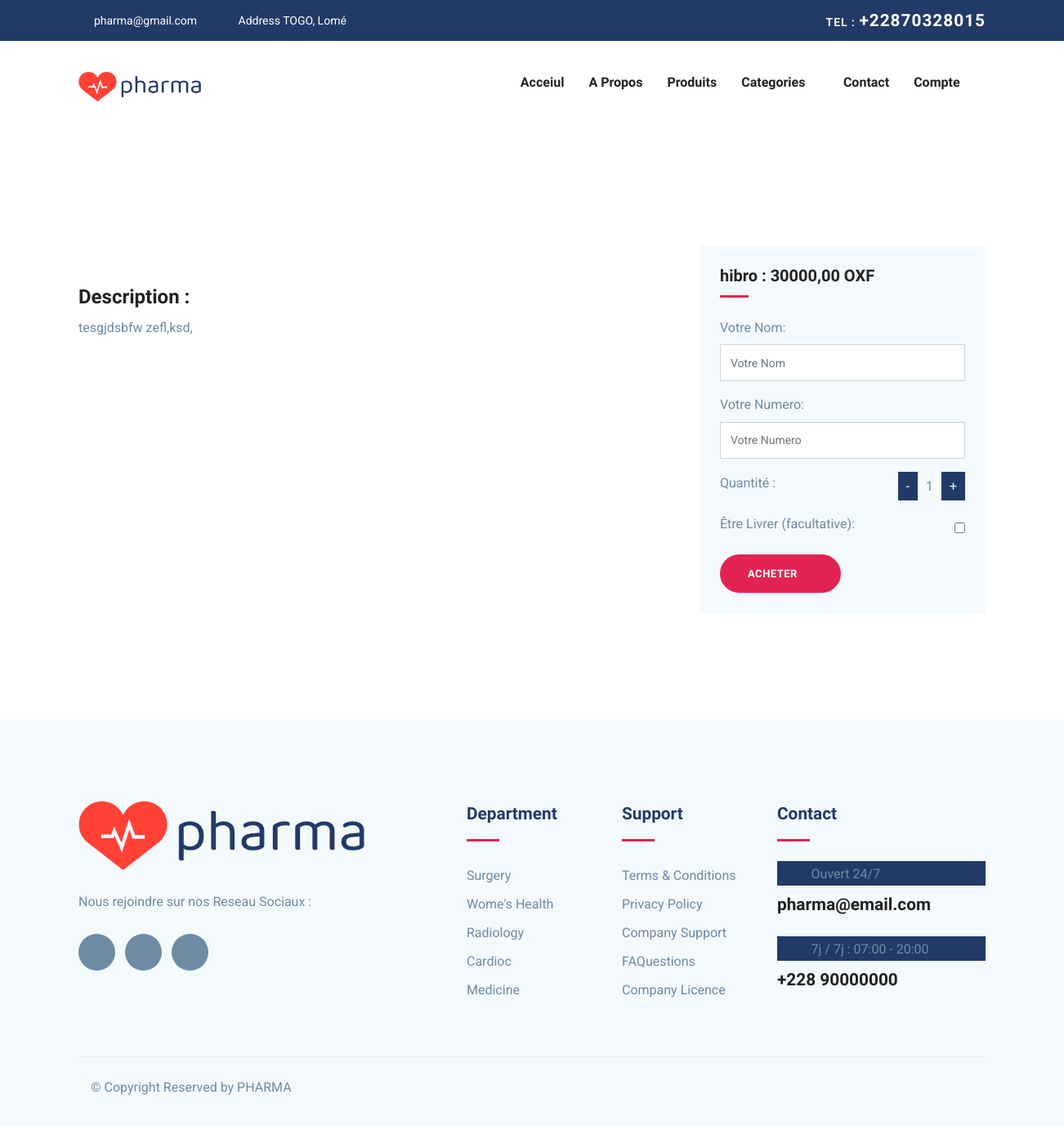
/singleproduit/3/, run on the app's committed database.
### app/models.py (models this page shows, shortened)
class Produit(models.Model):
    nomProduit = models.CharField(max_length=255)
    prixProduit = models.DecimalField(max_digits=10, decimal_places=2)
    photoProduit = models.ImageField(upload_to='photosProduits/', null=True, blank=True)
    quantite = models.IntegerField()
    descirpion = models.TextField()
    Categorie = models.ForeignKey('Categorie', on_delete=models.CASCADE)

### app/views.py (the view)
# urls.py: path("singleproduit/<int:produit_id>/", views.single_produit, name="single_produit"),
def single_produit(request,produit_id):
    produits = Produit.objects.filter(id=produit_id)
    print(produits.count())
    context = {'produits': produits}
    return render(request, 'app/single_produit.html',context=context)

### app/templates/app/single_produit.html (shortened to what this page needs)
{% extends 'app/index.html' %}
{% load static %}
{% block content %}
<section class="section department-single">
    {% for produit in produits %}
	<div class="container">
		<div class="row">
			<div class="col-lg-8">
				<div class="department-content mt-5">
                    <div class="department-img">
                        <div class="sidebar-contatct-info mt-4">
                            <h3>Description : </h3>
                            <p class="mb-0">{{produit.descirpion}}</p>
                        </div>
                    </div>
				</div>
			</div>
			<div class="col-lg-4">
                <div class="sidebar-widget schedule-widget mt-5">
                    <h5 class="mb-4">{{ produit.nomProduit }} : {{ produit.prixProduit }} OXF</h5>
                    <form method="post" action="{% url 'buy_produit' %}">
                        <div class="form-group">
                            <label for="name">Votre Nom:</label>
                            <input name="nomClient" id="name" type="text" class="form-control" placeholder="Votre Nom" required>
                        </div>
                        <div class="form-group">
                            <label for="phone">Votre Numero:</label>
                            <input name="phoneClient" id="phone" type="text" class="form-control" placeholder="Votre Numero" required>
                        </div>
                        <li class="form-group d-flex justify-content-between align-items-center">
                            <label for="quantite">Quantité :</label>
                            <div class="counter">
                                <span class="icon decrement" style="color: white;">-</span>
                                <span class="count" id="quantiteSpan">1</span>
                                <span class="icon increment" style="color: white;">+</span>
                            </div>
                        </li>
                        <div class="form-group d-flex justify-content-between align-items-center">
                            <label for="livrer">Être Livrer (facultative):</label>
                            <input type="checkbox" name="isLivrer" id="livrer">
                        </div>
                        <button type="submit" class="btn btn-main-2 btn-round-full">Acheter<i class="icofont-simple-right ml-2"></i></button>
                    </form>
                </div>
            </div>
			</div>
		</div>
    {% endfor %}
</section>
{% endblock %}

### app/static/app/css/style.css (style rules this page uses)
html { overflow-x: hidden; }
body { line-height: 1.6; font-family: "Roboto", sans-serif; -webkit-font-smoothing: antialiased; font-size: 16px; color: #6F8BA4; font-weight: 400; }
h1, .h1, h2, .h2, h3, .h3, h4, .h4, h5, .h5, h6, .h6 { font-family: "Exo", sans-serif; font-weight: 700; color: #222; }
h3, .h3 { font-size: 1.5rem; }
h5, .h5 { font-size: 1.25rem; }
p { line-height: 30px; }
input[type="email"], input[type="password"], input[type="text"], input[type="tel"] { box-shadow: none; height: 45px; outline: none; font-size: 14px; }
.form-control { box-shadow: none; border-radius: 0; }
.btn { display: inline-block; font-size: 14px; font-size: 0.8125rem; font-weight: 700; letter-spacing: .5px; padding: .75rem 2rem; font-family: "Exo", sans-serif; text-transform: uppercase; border-radius: 5px; border: 2px solid transparent; transition: all .35s ease; }
.btn-main-2 { background: #e12454; color: #fff; border-color: #e12454; }
.btn-round-full { border-radius: 50px; }
.section { padding: 100px 0; }
.sidebar-widget { margin-bottom: 30px; padding-bottom: 35px; }
.sidebar-widget h5 { margin-bottom: 30px; position: relative; padding-bottom: 15px; }
.sidebar-widget h5:before { position: absolute; content: ""; left: 0px; bottom: 0px; width: 35px; height: 3px; background: #e12454; }
.sidebar-widget.schedule-widget { background: #f4f9fc; padding: 25px; }

### app/templates/app/index.html (style rules this page uses)
.counter { display: flex; align-items: center; }
.icon { cursor: pointer; padding: 5px 10px; font-size: 16px; background-color: #223a66; }
.count { margin: 0 10px; }

### data on the page
Produit: descirpion "tesgjdsbfw zefl,ksd,", nomProduit "hibro", prixProduit "30000,00"
